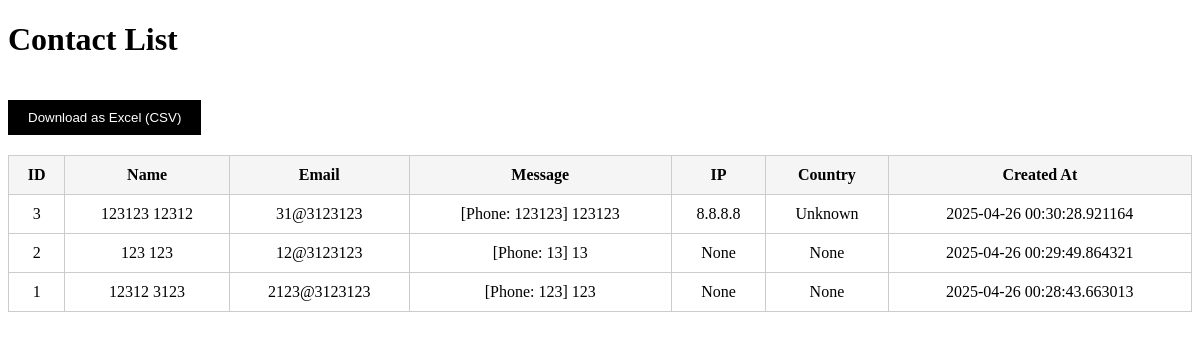
The app's page /admin/contacts with its own data.
### tables this page shows
CREATE TABLE contact_us (
	id INTEGER NOT NULL, 
	name VARCHAR(255), 
	email VARCHAR(255), 
	message TEXT, 
	created_at DATETIME, 
	ip VARCHAR(100), 
	country VARCHAR(100), 
	PRIMARY KEY (id)
);

### view_server.py (the view)
@app.route('/admin/contacts')
def contacts():
    contacts = fetch_contacts()
    return render_template('contacts.html', contacts=contacts)

### view_server.py (called while the page is built)
def fetch_contacts():
    conn = sqlite3.connect('contactus.db')
    cursor = conn.cursor()
    cursor.execute('SELECT id, name, email, message, ip, country, created_at FROM contact_us ORDER BY created_at DESC')
    rows = cursor.fetchall()
    conn.close()
    return rows

### templates/contacts.html (shortened to what this page needs)
<!DOCTYPE html>
<html lang="en">
<head>
</head>
<body>
    <h1>Contact List</h1>
    <a href="/admin/contacts/download"><button class="download-btn">Download as Excel (CSV)</button></a>
    <table>
        <thead>
            <tr>
                <th>ID</th>
                <th>Name</th>
                <th>Email</th>
                <th>Message</th>
                <th>IP</th>
                <th>Country</th>
                <th>Created At</th>
            </tr>
        </thead>
        <tbody>
            {% for c in contacts %}
            <tr>
                <td>{{ c[0] }}</td>
                <td>{{ c[1] }}</td>
                <td>{{ c[2] }}</td>
                <td>{{ c[3] }}</td>
                <td>{{ c[4] }}</td>
                <td>{{ c[5] }}</td>
                <td>{{ c[6] }}</td>
            </tr>
            {% endfor %}
        </tbody>
    </table>
</body>
</html>

### templates/contacts.html (style rules this page uses)
table { width: 100%; border-collapse: collapse; margin-top: 20px; }
th, td { padding: 10px; border: 1px solid #ccc; text-align: center; }
th { background-color: #f5f5f5; }
.download-btn { margin-top: 20px; padding: 10px 20px; background-color: black; color: white; border: none; cursor: pointer; }

### records on screen
contact_us: id "3", name "123123 12312", email "31@3123123", message "[Phone: 123123] 123123", ip "8.8.8.8", country "Unknown", created_at "2025-04-26 00:30:28.921164"
contact_us: id "2", name "123 123", email "12@3123123", message "[Phone: 13] 13", c "None", created_at "2025-04-26 00:29:49.864321"
contact_us: id "1", name "12312 3123", email "2123@3123123", message "[Phone: 123] 123", c "None", created_at "2025-04-26 00:28:43.663013"
